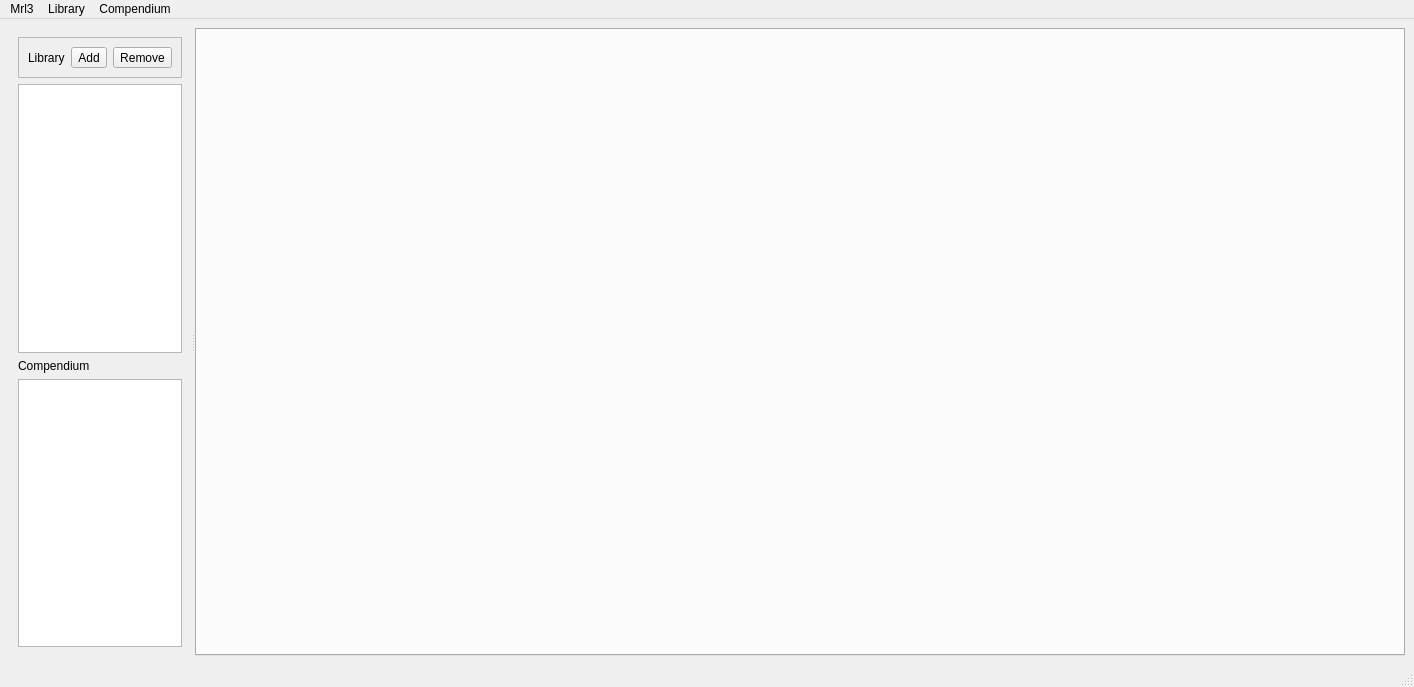
<?xml version="1.0" encoding="UTF-8"?>
<ui version="4.0">
 <class>MainWindow</class>
 <widget class="QMainWindow" name="MainWindow">
  <property name="geometry">
   <rect>
    <x>0</x>
    <y>0</y>
    <width>1400</width>
    <height>687</height>
   </rect>
  </property>
  <property name="windowTitle">
   <string>MainWindow</string>
  </property>
  <property name="autoFillBackground">
   <bool>false</bool>
  </property>
  <widget class="QWidget" name="centralwidget">
   <layout class="QHBoxLayout" name="horizontalLayout">
    <item>
     <widget class="QSplitter" name="splitter">
      <property name="orientation">
       <enum>Qt::Horizontal</enum>
      </property>
      <widget class="QFrame" name="ResourceFrame">
       <property name="minimumSize">
        <size>
         <width>0</width>
         <height>0</height>
        </size>
       </property>
       <layout class="QVBoxLayout" name="verticalLayout">
        <item>
         <widget class="QFrame" name="LibraryBar">
          <property name="frameShape">
           <enum>QFrame::StyledPanel</enum>
          </property>
          <property name="frameShadow">
           <enum>QFrame::Raised</enum>
          </property>
          <layout class="QHBoxLayout" name="horizontalLayout_2">
           <item>
            <widget class="QLabel" name="libraryLabel">
             <property name="text">
              <string>Library</string>
             </property>
            </widget>
           </item>
           <item>
            <widget class="QToolButton" name="libraryAdd">
             <property name="text">
              <string>Add</string>
             </property>
            </widget>
           </item>
           <item>
            <widget class="QToolButton" name="libraryRemove">
             <property name="text">
              <string>Remove</string>
             </property>
            </widget>
           </item>
          </layout>
         </widget>
        </item>
        <item>
         <widget class="QTreeView" name="LibraryView"/>
        </item>
        <item>
         <widget class="QLabel" name="CompendiumLabel">
          <property name="text">
           <string>Compendium</string>
          </property>
         </widget>
        </item>
        <item>
         <widget class="QTreeView" name="CompendiumView"/>
        </item>
       </layout>
      </widget>
      <widget class="QTabWidget" name="Mrl3EditorView">
       <property name="enabled">
        <bool>true</bool>
       </property>
       <property name="minimumSize">
        <size>
         <width>1210</width>
         <height>0</height>
        </size>
       </property>
       <property name="autoFillBackground">
        <bool>false</bool>
       </property>
       <property name="elideMode">
        <enum>Qt::ElideLeft</enum>
       </property>
       <property name="tabsClosable">
        <bool>true</bool>
       </property>
       <property name="movable">
        <bool>true</bool>
       </property>
      </widget>
     </widget>
    </item>
   </layout>
  </widget>
  <widget class="QMenuBar" name="menubar">
   <property name="geometry">
    <rect>
     <x>0</x>
     <y>0</y>
     <width>1400</width>
     <height>21</height>
    </rect>
   </property>
   <widget class="QMenu" name="menuMrl3">
    <property name="title">
     <string>Mrl3</string>
    </property>
    <addaction name="actionNew"/>
    <addaction name="actionOpen"/>
    <addaction name="actionSave"/>
    <addaction name="actionSave_As"/>
    <addaction name="actionSave_All"/>
    <addaction name="separator"/>
    <addaction name="actionCreate_Restore_Point"/>
    <addaction name="actionLoad_Restore_Point"/>
   </widget>
   <widget class="QMenu" name="menuLibrary">
    <property name="title">
     <string>Library</string>
    </property>
    <addaction name="actionNew_Library"/>
    <addaction name="actionOpen_Library"/>
    <addaction name="actionSave_Library"/>
    <addaction name="actionSave_Library_As"/>
    <addaction name="separator"/>
   </widget>
   <widget class="QMenu" name="menuCompendium">
    <property name="title">
     <string>Compendium</string>
    </property>
    <addaction name="actionRebase_Compendium"/>
    <addaction name="actionExpand_Compendium"/>
    <addaction name="actionSave_Compendium"/>
   </widget>
   <addaction name="menuMrl3"/>
   <addaction name="menuLibrary"/>
   <addaction name="menuCompendium"/>
  </widget>
  <widget class="QStatusBar" name="statusbar"/>
  <action name="actionNew">
   <property name="text">
    <string>New</string>
   </property>
   <property name="toolTip">
    <string>Create an empty Mrl3</string>
   </property>
   <property name="statusTip">
    <string>Create an empty Mrl3</string>
   </property>
   <property name="shortcut">
    <string>Ctrl+N</string>
   </property>
  </action>
  <action name="actionOpen">
   <property name="text">
    <string>Open</string>
   </property>
   <property name="toolTip">
    <string>Open an Mrl3</string>
   </property>
   <property name="statusTip">
    <string>Open an Mrl3</string>
   </property>
   <property name="shortcut">
    <string>Ctrl+O</string>
   </property>
  </action>
  <action name="actionSave">
   <property name="text">
    <string>Save</string>
   </property>
   <property name="toolTip">
    <string>Save current Mrl3</string>
   </property>
   <property name="statusTip">
    <string>Save current Mrl3</string>
   </property>
   <property name="shortcut">
    <string>Ctrl+S</string>
   </property>
  </action>
  <action name="actionSave_As">
   <property name="text">
    <string>Save As</string>
   </property>
   <property name="toolTip">
    <string>Save current Mrl3 as</string>
   </property>
   <property name="statusTip">
    <string>Save current Mrl3 as</string>
   </property>
   <property name="shortcut">
    <string>Ctrl+Shift+S</string>
   </property>
  </action>
  <action name="actionSave_All">
   <property name="text">
    <string>Save All</string>
   </property>
   <property name="statusTip">
    <string>Save all opened Mrl3</string>
   </property>
   <property name="whatsThis">
    <string>Save all opened Mrl3</string>
   </property>
   <property name="shortcut">
    <string>Ctrl+Alt+Shift+S</string>
   </property>
  </action>
  <action name="actionAdd_Resource_Path">
   <property name="text">
    <string>Add Resource Path</string>
   </property>
   <property name="statusTip">
    <string>Add a Resource Path to the Current Material</string>
   </property>
   <property name="shortcut">
    <string>Ctrl+Q</string>
   </property>
  </action>
  <action name="actionReplace_Resource_Paths">
   <property name="text">
    <string>Replace Resource Paths</string>
   </property>
   <property name="toolTip">
    <string>Performs a global replace on Resource Path Strings</string>
   </property>
   <property name="statusTip">
    <string>Performs a global replace on Resource Path Strings</string>
   </property>
   <property name="shortcut">
    <string>Ctrl+R</string>
   </property>
  </action>
  <action name="actionNew_Library">
   <property name="text">
    <string>New Library</string>
   </property>
   <property name="iconText">
    <string>Create a New Library</string>
   </property>
   <property name="toolTip">
    <string>Create a New Library</string>
   </property>
   <property name="shortcut">
    <string>Ctrl+M</string>
   </property>
  </action>
  <action name="actionOpen_Library">
   <property name="text">
    <string>Open Library</string>
   </property>
   <property name="iconText">
    <string>Open a Material Library</string>
   </property>
   <property name="toolTip">
    <string>Open a Material Library</string>
   </property>
   <property name="shortcut">
    <string>Ctrl+U</string>
   </property>
  </action>
  <action name="actionSave_Library">
   <property name="text">
    <string>Save Library</string>
   </property>
   <property name="iconText">
    <string>Save the Material Library</string>
   </property>
   <property name="toolTip">
    <string>Save the Material Library</string>
   </property>
   <property name="shortcut">
    <string>Ctrl+D</string>
   </property>
  </action>
  <action name="actionSave_Library_As">
   <property name="text">
    <string>Save Library As</string>
   </property>
   <property name="iconText">
    <string>Save the Material Library as</string>
   </property>
   <property name="toolTip">
    <string>Save the Material Library as</string>
   </property>
   <property name="shortcut">
    <string>Ctrl+Shift+D</string>
   </property>
  </action>
  <action name="actionAdd_Material">
   <property name="text">
    <string>Add Material</string>
   </property>
   <property name="iconText">
    <string>Add a material or a complete file to the Material Library</string>
   </property>
   <property name="toolTip">
    <string>Add a material or a complete file to the Material Library</string>
   </property>
   <property name="shortcut">
    <string>Ctrl+Shift+A</string>
   </property>
  </action>
  <action name="actionRebase_Compendium">
   <property name="text">
    <string>Rebase Compendium</string>
   </property>
   <property name="iconText">
    <string>Generates a new Compendium from Scratch</string>
   </property>
   <property name="toolTip">
    <string>Generates a new Compendium from Scratch</string>
   </property>
   <property name="shortcut">
    <string>Ctrl+K</string>
   </property>
  </action>
  <action name="actionExpand_Compendium">
   <property name="text">
    <string>Expand Compendium</string>
   </property>
   <property name="iconText">
    <string>Rebases the Compendium</string>
   </property>
   <property name="toolTip">
    <string>Rebases the Compendium</string>
   </property>
   <property name="shortcut">
    <string>Ctrl+E</string>
   </property>
  </action>
  <action name="actionSave_Compendium">
   <property name="text">
    <string>Save Compendium</string>
   </property>
   <property name="iconText">
    <string>Saves changes to the Compendium</string>
   </property>
   <property name="toolTip">
    <string>Saves changes to the Compendium</string>
   </property>
   <property name="shortcut">
    <string>Ctrl+G</string>
   </property>
  </action>
  <action name="actionCopy">
   <property name="text">
    <string>Copy</string>
   </property>
   <property name="iconText">
    <string>Copy the active selection</string>
   </property>
   <property name="toolTip">
    <string>Copy the active selection</string>
   </property>
   <property name="shortcut">
    <string>Ctrl+C</string>
   </property>
  </action>
  <action name="actionPaste">
   <property name="text">
    <string>Paste</string>
   </property>
   <property name="iconText">
    <string>Paste from the clipboard to the active selection</string>
   </property>
   <property name="toolTip">
    <string>Paste from the clipboard to the active selection</string>
   </property>
   <property name="shortcut">
    <string>Ctrl+V</string>
   </property>
  </action>
  <action name="actionDelete">
   <property name="text">
    <string>Delete</string>
   </property>
   <property name="iconText">
    <string>Delete Active Selection</string>
   </property>
   <property name="toolTip">
    <string>Delete Active Selection</string>
   </property>
   <property name="shortcut">
    <string>Del</string>
   </property>
  </action>
  <action name="actionCreate_Restore_Point">
   <property name="text">
    <string>Create Restore Point</string>
   </property>
  </action>
  <action name="actionLoad_Restore_Point">
   <property name="text">
    <string>Load Restore Point</string>
   </property>
  </action>
 </widget>
 <resources/>
 <connections/>
</ui>
